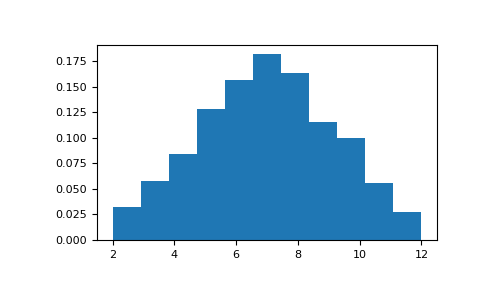

Write Python code to recreate this figure.
np.random.random_integers(5)
# 4 # random
type(np.random.random_integers(5))
# <class 'numpy.int64'>
np.random.random_integers(5, size=(3,2))
# array([[5, 4], # random
# [3, 3],
# [4, 5]])

# Choose five random numbers from the set of five evenly-spaced
# numbers between 0 and 2.5, inclusive (*i.e.*, from the set
# :math:`{0, 5/8, 10/8, 15/8, 20/8}`):

2.5 * (np.random.random_integers(5, size=(5,)) - 1) / 4.
# array([ 0.625,  1.25 ,  0.625,  0.625,  2.5  ]) # random

# Roll two six sided dice 1000 times and sum the results:

d1 = np.random.random_integers(1, 6, 1000)
d2 = np.random.random_integers(1, 6, 1000)
dsums = d1 + d2

# Display results as a histogram:

import matplotlib.pyplot as plt
count, bins, ignored = plt.hist(dsums, 11, density=True)
plt.show()
